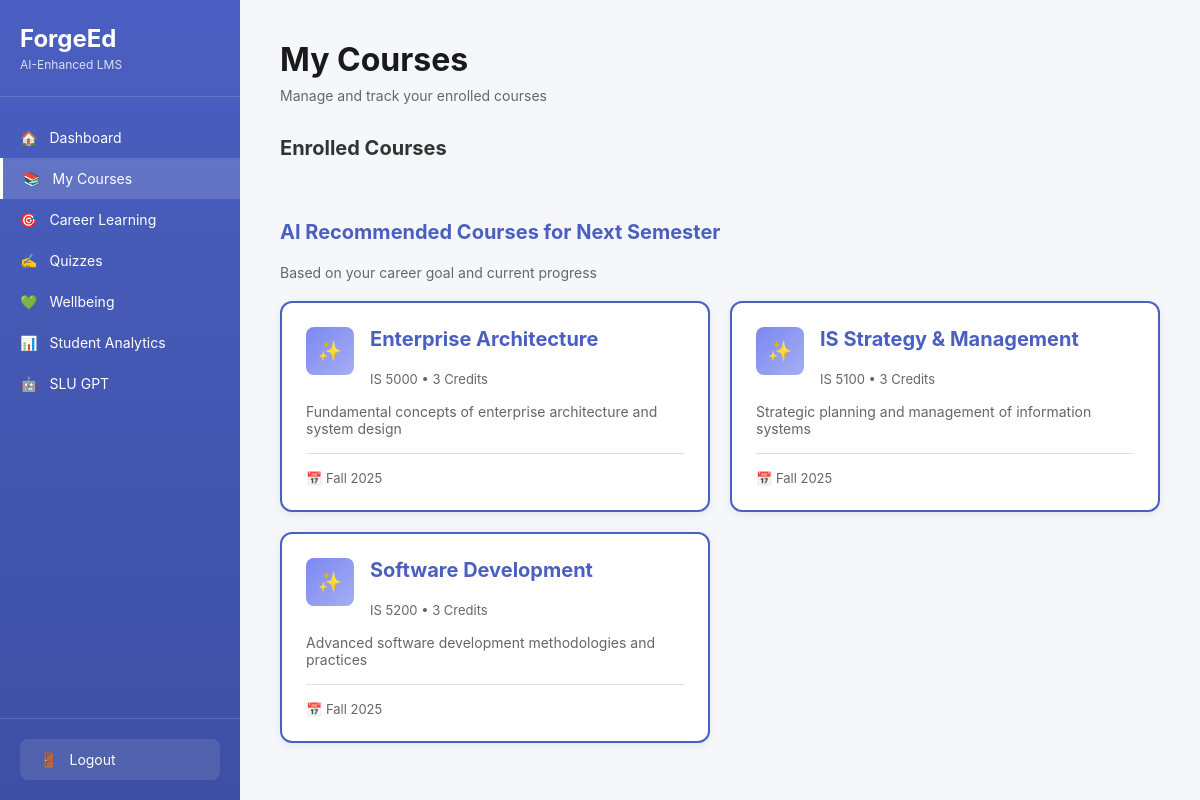
/courses (signed in), run on the app's committed database.
### tables this page shows
CREATE TABLE courses (
            id INTEGER PRIMARY KEY AUTOINCREMENT,
            course_code TEXT UNIQUE NOT NULL,
            course_name TEXT NOT NULL,
            credits INTEGER DEFAULT 3,
            description TEXT,
            instructor TEXT,
            semester TEXT
        , faculty_name TEXT, intake_term TEXT);

### app.py (the view)
@app.route('/courses')
def courses():
    if 'student_id' not in session:
        return redirect(url_for('index'))
    student_id = session['student_id']
    conn = get_db()
    enrolled = conn.execute('''
        SELECT c.*, ec.progress, ec.grade, ec.modules_completed, ec.pending_assignments
        FROM enrolled_courses ec
        JOIN courses c ON ec.course_id = c.id
        WHERE ec.student_id = ?
        ORDER BY ec.enrolled_at DESC
        LIMIT 3
    ''', (student_id,)).fetchall()
    conn.close()
    recommended = get_ai_course_recommendations(student_id)
    return render_template('courses.html',
                         enrolled_courses=enrolled,
                         recommended_courses=recommended)

### database.py (called while the page is built)
def get_db():
    conn = sqlite3.connect('forgeed.db')
    conn.row_factory = sqlite3.Row
    return conn

### templates/courses.html (shortened to what this page needs)
<!DOCTYPE html>
<html lang="en">
<head>
    <link rel="stylesheet" href="{{ url_for('static', filename='style.css') }}">
</head>
<body>
    <div class="app-container">
        <nav class="sidebar">
            <div class="sidebar-logo">
                <h2>ForgeEd</h2>
                <p>AI-Enhanced LMS</p>
            </div>
            <div class="sidebar-nav">
                <a href="/dashboard" class="nav-item">
                    <span>🏠</span> Dashboard
                </a>
                <a href="/courses" class="nav-item active">
                    <span>📚</span> My Courses
                </a>
                <a href="/career-learning" class="nav-item">
                    <span>🎯</span> Career Learning
                </a>
                <a href="/quiz" class="nav-item">
                    <span>✍️</span> Quizzes
                </a>
                <a href="/wellbeing" class="nav-item">
                    <span>💚</span> Wellbeing
                <a href="/analytics" class="nav-item">
                    <span>📊</span> Student Analytics
                </a>
                </a>
                <a href="/slu-gpt" class="nav-item">
                    <span>🤖</span> SLU GPT
                </a>
            </div>
            <div class="sidebar-footer">
                <a href="/logout" class="logout-btn">
                    <span>🚪</span> Logout
                </a>
            </div>
        </nav>
        <main class="main-content">
            <div class="page-header">
                <h1>My Courses</h1>
                <p>Manage and track your enrolled courses</p>
            </div>
            <h3 style="margin-bottom: 20px; font-size: 20px;">Enrolled Courses</h3>
            {% if recommended_courses %}
            <div class="recommended-section">
                <h3>AI Recommended Courses for Next Semester</h3>
                <p style="color: #666; margin-bottom: 20px; font-size: 14px;">Based on your career goal and current progress</p>
                <div class="courses-grid">
                    {% for course in recommended_courses %}
                    <div class="course-card" style="border: 2px solid #4a5fc1;">
                        <div class="course-header">
                            <div class="course-icon" style="background: linear-gradient(135deg, #7c88f0 0%, #a4aef5 100%);">✨</div>
                            <div class="course-info">
                                <h3>{{ course['course_name'] }}</h3>
                                <p class="course-code">{{ course['course_code'] }} • {{ course['credits'] }} Credits</p>
                            </div>
                        </div>
                        <p style="font-size: 14px; color: #666; margin-top: 12px;">{{ course['description'] }}</p>
                        <div style="margin-top: 16px; padding-top: 16px; border-top: 1px solid #e0e0e0; font-size: 13px; color: #666;">
                            <span>📅 {{ course['semester'] }}</span>
                        </div>
                    </div>
                    {% endfor %}
                </div>
            </div>
            {% endif %}
        </main>
    </div>
</body>
</html>

### static/style.css (style rules this page uses)
:root { --color-academic: #2196F3; --color-academic-light: rgba(33, 150, 243, 0.08); --color-career: #9b7fd7; --color-career-light: rgba(155, 127, 215, 0.08); --color-wellbeing: #f4a261; --color-wellbeing-light: rgba(244, 162, 97, 0.08); }
* { margin: 0; padding: 0; box-sizing: border-box; }
body { font-family: -apple-system, BlinkMacSystemFont, 'Segoe UI', Roboto, 'Helvetica Neue', Arial, sans-serif; background: #f5f7fa; color: #333; }
.app-container { display: flex; min-height: 100vh; }
.sidebar { width: 240px; background: linear-gradient(180deg, #4a5fc1 0%, #3d4fa3 100%); color: white; display: flex; flex-direction: column; position: fixed; height: 100vh; overflow-y: auto; }
.sidebar-logo { padding: 24px 20px; border-bottom: 1px solid rgba(255, 255, 255, 0.15); }
.sidebar-logo h2 { font-size: 24px; font-weight: 700; }
.sidebar-logo p { font-size: 12px; opacity: 0.8; margin-top: 4px; }
.sidebar-nav { flex: 1; padding: 20px 0; }
.nav-item { display: flex; align-items: center; gap: 12px; padding: 12px 20px; color: white; text-decoration: none; transition: background 0.3s; font-size: 14px; }
.nav-item.active { background: rgba(255, 255, 255, 0.15); border-left: 3px solid white; }
.sidebar-footer { padding: 20px; border-top: 1px solid rgba(255, 255, 255, 0.15); }
.logout-btn { display: flex; align-items: center; gap: 12px; padding: 12px 20px; color: white; text-decoration: none; background: rgba(255, 255, 255, 0.1); border-radius: 8px; font-size: 14px; border: none; cursor: pointer; width: 100%; }
.main-content { flex: 1; margin-left: 240px; padding: 40px; }
.page-header { margin-bottom: 32px; }
.page-header h1 { font-size: 32px; font-weight: 700; color: #1a1a1a; margin-bottom: 8px; }
.page-header p { color: #666; font-size: 14px; }
.courses-grid { display: grid; grid-template-columns: repeat(2, 1fr); gap: 20px; }
.course-card { background: white; border-radius: 12px; padding: 24px; box-shadow: 0 2px 8px rgba(0, 0, 0, 0.08); border: 2px solid transparent; transition: border-color 0.3s; }
.course-header { display: flex; align-items: flex-start; gap: 16px; margin-bottom: 16px; }
.course-icon { width: 48px; height: 48px; background: #4a5fc1; border-radius: 8px; display: flex; align-items: center; justify-content: center; color: white; font-size: 20px; }
.course-info h3 { font-size: 16px; font-weight: 700; margin-bottom: 4px; }
.course-code { font-size: 13px; color: #666; }
.recommended-section { margin-top: 40px; }
.recommended-section h3 { font-size: 20px; font-weight: 700; margin-bottom: 20px; color: #4a5fc1; }

### data on the page
courses: course_name "Enterprise Architecture", course_code "IS 5000", credits "3", description "Fundamental concepts of enterprise architecture and system design", semester "Fall 2025"
courses: course_name "IS Strategy & Management", course_code "IS 5100", credits "3", description "Strategic planning and management of information systems", semester "Fall 2025"
courses: course_name "Software Development", course_code "IS 5200", credits "3", description "Advanced software development methodologies and practices", semester "Fall 2025"
